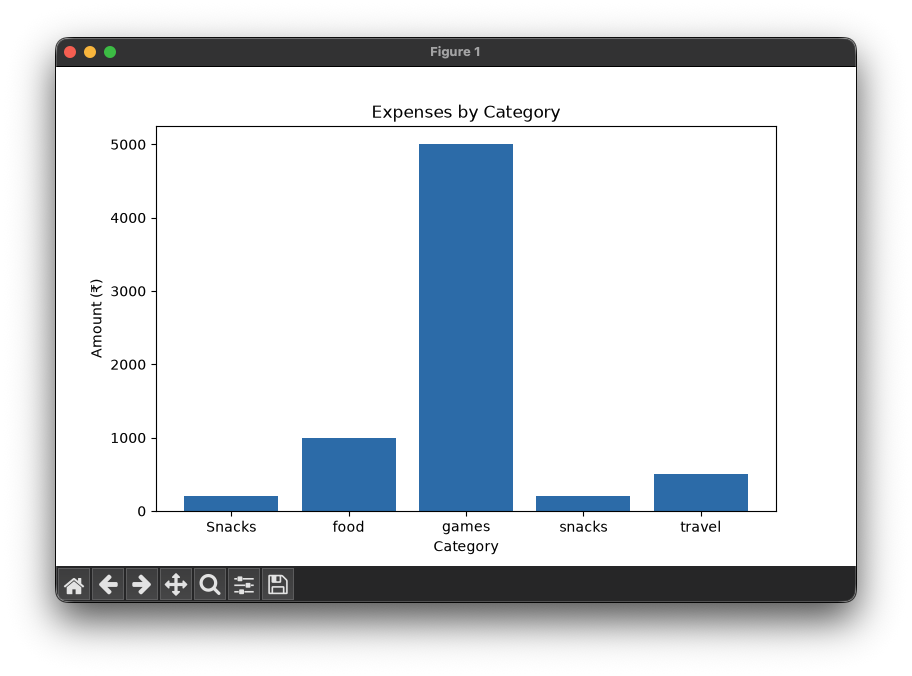

Generate this figure with Python:
import sqlite3
import matplotlib.pyplot as plt

conn = sqlite3.connect("finance.db")
cursor = conn.cursor()

cursor.execute("""
SELECT category, SUM(amount)
FROM transactions
WHERE type='Expense'
GROUP BY category
""")

data = cursor.fetchall()

categories = [row[0] for row in data]
amounts = [row[1] for row in data]

plt.figure(figsize=(8,5))
plt.bar(categories, amounts)

plt.title("Expenses by Category")
plt.xlabel("Category")
plt.ylabel("Amount (₹)")

plt.show()

conn.close()
